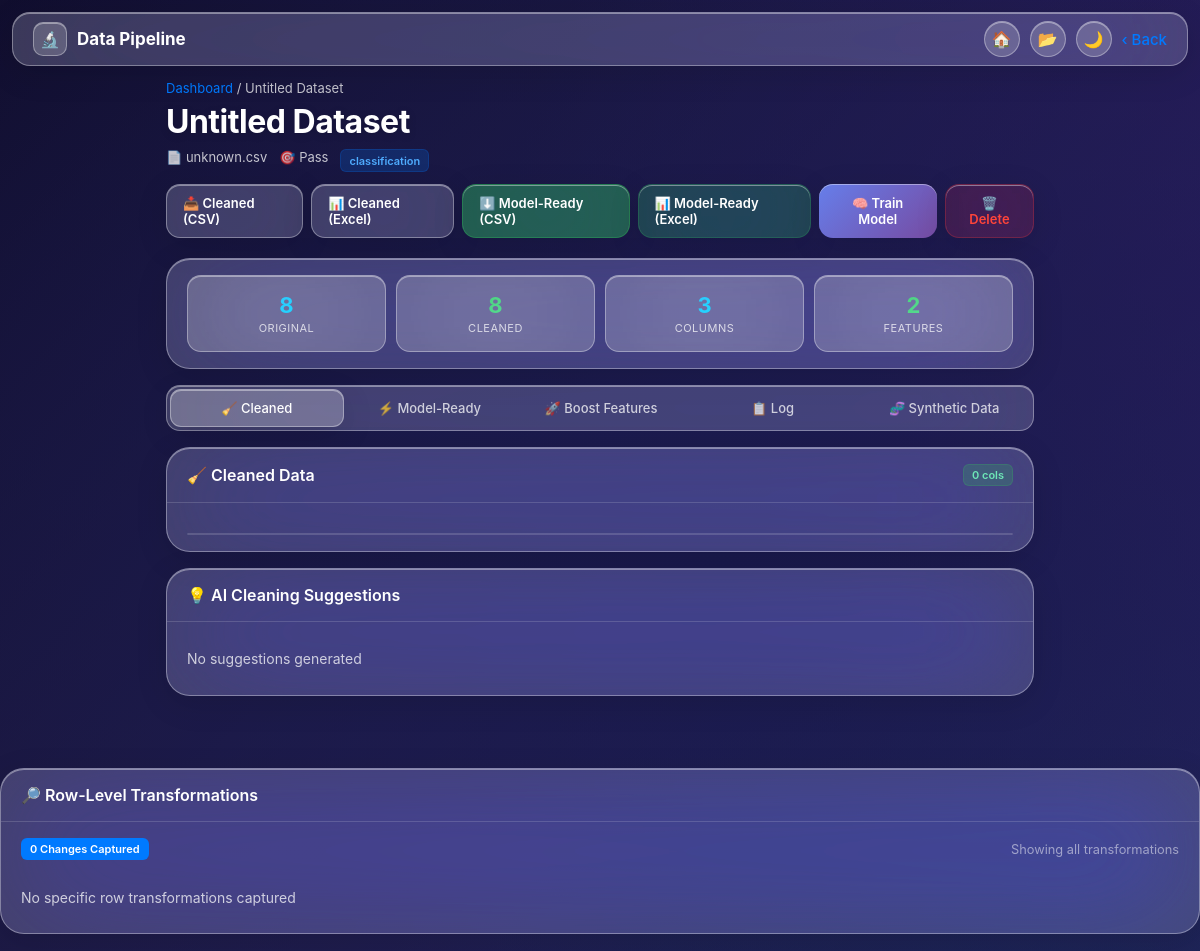
/dataset/4 (signed in), run on the app's committed database.
### app.py (models this page shows)
class Dataset(db.Model):
    id = db.Column(db.Integer, primary_key=True)
    name = db.Column(db.String(200), nullable=False)
    original_filename = db.Column(db.String(200), nullable=False)
    cleaned_path = db.Column(db.String(500))
    final_path = db.Column(db.String(500))
    original_rows = db.Column(db.Integer)
    original_cols = db.Column(db.Integer)
    cleaned_rows = db.Column(db.Integer)
    cleaned_cols = db.Column(db.Integer)
    final_rows = db.Column(db.Integer)
    final_cols = db.Column(db.Integer)
    target_column = db.Column(db.String(100))
    problem_type = db.Column(db.String(50))
    processing_log = db.Column(db.Text)
    model_path = db.Column(db.String(500))
    model_results = db.Column(db.Text)
    created_at = db.Column(db.DateTime, default=datetime.utcnow)
    user_id = db.Column(db.Integer, db.ForeignKey('user.id'), nullable=False)

### app.py (the view)
@app.route('/dataset/<int:dataset_id>')
@jwt_required
def view_dataset(dataset_id):
    _load_data_libs()
    dataset = Dataset.query.get_or_404(dataset_id)
    if dataset.user_id != g.current_user.id:
        return jsonify({'error': 'Access denied'}), 403
    cleaned_sample = []
    cleaned_columns = []
    final_sample = []
    final_columns = []
    try:
        if os.path.exists(dataset.cleaned_path):
            df_clean = pd.read_csv(dataset.cleaned_path)
            cleaned_columns = df_clean.columns.tolist()
            cleaned_sample = df_clean.head(10).replace({np.nan: None}).to_dict('records')
        if os.path.exists(dataset.final_path):
            df_final = pd.read_csv(dataset.final_path)
            final_columns = df_final.columns.tolist()
            final_sample = df_final.head(10).replace({np.nan: None}).to_dict('records')
    except Exception as e:
        print(f"Error loading dataset samples: {e}")
    other_datasets = Dataset.query.filter(
        Dataset.user_id == g.current_user.id,
        Dataset.id != dataset_id
    ).all()
    return render_template('view_dataset.html',
        dataset=dataset,
        cleaned_columns=cleaned_columns,
        cleaned_sample=cleaned_sample,
        final_columns=final_columns,
        final_sample=final_sample,
        processing_log=json.loads(dataset.processing_log) if dataset.processing_log else {},
        other_datasets=other_datasets
    )

### app.py (called while the page is built)
def _load_data_libs():
    global pd, np
    if pd is None:
        import pandas
        pd = pandas
    if np is None:
        import numpy
        np = numpy

def decode_token(token):
    try:
        payload = pyjwt.decode(token, JWT_SECRET_KEY, algorithms=[JWT_ALGORITHM])
        return payload
    except pyjwt.ExpiredSignatureError:
        return None
    except pyjwt.InvalidTokenError:
        return None

def get_current_user():
    token = None
    token = request.cookies.get('access_token')
    if not token:
        auth_header = request.headers.get('Authorization', '')
        if auth_header.startswith('Bearer '):
            token = auth_header[7:]
    if not token:
        return None
    payload = decode_token(token)
    if not payload or payload.get('type') != 'access':
        return None
    user = User.query.get(int(payload['sub']))
    return user

def jwt_required(f):
    @wraps(f)
    def decorated(*args, **kwargs):
        user = get_current_user()
        if not user:
            if request.is_json or request.headers.get('Authorization'):
                return jsonify({'error': 'Authentication required', 'code': 'TOKEN_EXPIRED'}), 401
            return redirect(url_for('login'))
        g.current_user = user
        return f(*args, **kwargs)
    return decorated

### templates/view_dataset.html (shortened to what this page needs)
<!DOCTYPE html>
<html lang="en" data-theme="dark">
<head>
</head>
<body>
    <div class="wallpaper"></div>
    <nav class="navbar">
        <a href="{{ url_for('index') }}" class="navbar-brand">
            <div class="brand-icon">🔬</div>
            <span>Data Pipeline</span>
        </a>
        <div class="navbar-actions">
            <a href="{{ url_for('index') }}"
                style="width:36px;height:36px;border-radius:50%;background:var(--glass-bg);backdrop-filter:var(--glass-blur);-webkit-backdrop-filter:var(--glass-blur);border:1px solid var(--glass-border);box-shadow:var(--glass-inner);display:flex;align-items:center;justify-content:center;font-size:1rem;text-decoration:none;transition:transform 0.15s;"
                title="Home">🏠</a>
            <a href="{{ url_for('file_manager') }}"
                style="width:36px;height:36px;border-radius:50%;background:var(--glass-bg);backdrop-filter:var(--glass-blur);-webkit-backdrop-filter:var(--glass-blur);border:1px solid var(--glass-border);box-shadow:var(--glass-inner);display:flex;align-items:center;justify-content:center;font-size:1rem;text-decoration:none;transition:transform 0.15s;"
                title="File Manager">📂</a>
            <button class="theme-btn" onclick="toggleTheme()" id="theme-icon">🌙</button>
            <a href="{{ url_for('dashboard') }}" class="btn-back">‹ Back</a>
        </div>
    </nav>
    <div class="main-content">
        <div class="page-header">
            <div class="breadcrumb">
                <a href="{{ url_for('dashboard') }}">Dashboard</a> / {{ dataset.name }}
            </div>
            <h1 class="page-title">{{ dataset.name }}</h1>
            <div class="page-meta">
                <span>📄 {{ dataset.original_filename }}</span>
                <span>🎯 {{ dataset.target_column or 'No target' }}</span>
                <span class="badge">{{ dataset.problem_type or 'N/A' }}</span>
            </div>
            <div class="btn-group">
                <a href="{{ url_for('download_dataset', dataset_id=dataset.id, file_type='cleaned') }}" class="btn">📥
                    Cleaned (CSV)</a>
                <a href="{{ url_for('download_dataset', dataset_id=dataset.id, file_type='cleaned', format='xlsx') }}"
                    class="btn">📊 Cleaned (Excel)</a>
                <a href="{{ url_for('download_dataset', dataset_id=dataset.id, file_type='final') }}"
                    class="btn btn-success">⬇️ Model-Ready (CSV)</a>
                <a href="{{ url_for('download_dataset', dataset_id=dataset.id, file_type='final', format='xlsx') }}"
                    class="btn btn-success"
                    style="background:rgba(52, 199, 89, 0.25); border-color:rgba(52, 199, 89, 0.2);">📊 Model-Ready
                    (Excel)</a>
                <button class="btn" id="train-btn" onclick="trainModel()"
                    style="background:linear-gradient(135deg,#667eea,#764ba2);border:none;cursor:pointer;">🧠 Train
                    Model</button>
                <button class="btn" onclick="triggerDelete({{ dataset.id }}, this)"
                    style="background:rgba(255,59,48,0.15);color:#ff453a;border:1px solid rgba(255,59,48,0.25);">🗑️
                    Delete</button>
            </div>
        </div>
        <div class="glass-card">
            <div class="card-body">
                <div class="stats-row">
                    <div class="stat-item">
                        <div class="stat-value">{{ dataset.original_rows | default(0) }}</div>
                        <div class="stat-label">Original</div>
                    </div>
                    <div class="stat-item">
                        <div class="stat-value green">{{ dataset.cleaned_rows | default(0) }}</div>
                        <div class="stat-label">Cleaned</div>
                    </div>
                    <div class="stat-item">
                        <div class="stat-value">{{ dataset.original_cols | default(0) }}</div>
                        <div class="stat-label">Columns</div>
                    </div>
                    <div class="stat-item">
                        <div class="stat-value green">{{ dataset.final_cols | default(0) }}</div>
                        <div class="stat-label">Features</div>
                    </div>
                </div>
            </div>
        </div>
        <div class="tab-bar">
            <button class="tab active" onclick="showTab('cleaned')">🧹 Cleaned</button>
            <button class="tab" onclick="showTab('final')">⚡ Model-Ready</button>
            <button class="tab" id="evolve-tab-btn" onclick="showTab('evolve')">🚀 Boost Features</button>
            <button class="tab" onclick="showTab('ops')">📋 Log</button>
            <button class="tab" id="synth-tab-btn" onclick="showTab('synth')">🧬 Synthetic Data</button>
        </div>
        <div id="tab-cleaned" class="tab-content active">
            <div class="glass-card">
                <div class="card-header">
                    <h2>🧹 Cleaned Data</h2>
                    <span class="badge green">{{ cleaned_columns | length }} cols</span>
                </div>
                <div class="card-body">
                    <div class="table-wrap scroll-container">
                    </div>
                </div>
            </div>
        </div>
        <div class="glass-card">
            <div class="card-header">
                <h2>💡 AI Cleaning Suggestions</h2>
            </div>
            <div class="card-body">
                <ul class="ops-list">
                    {% for s in processing_log.get('suggestions', []) %}
                    <li>
                        <div style="width:100%">
                            <div style="display:flex;justify-content:space-between;margin-bottom:0.2rem;">
                                <strong>{{ s.column }}</strong>
                                <span style="color:var(--accent);font-size:0.75rem;">{{ s.action }}</span>
                            </div>
                            <div style="font-size:0.8rem;color:var(--text-secondary);">
                                Found: {{ s.issue }} · <em>{{ s.reason }}</em>
                            </div>
                        </div>
                    </li>
                    {% else %}
                    <li class="muted">No suggestions generated</li>
                    {% endfor %}
                </ul>
            </div>
        </div>
    </div>
    <div class="glass-card" style="margin-top:1.5rem;">
        <div class="card-header" style="display:flex; justify-content:space-between; align-items:center;">
            <h2>🔎 Row-Level Transformations</h2>
        </div>
        <div class="card-body">
            {% set changes = processing_log.get('row_changes', []) %}
            <div style="display:flex; justify-content:space-between; align-items:center; margin-bottom:1rem;">
                <span class="badge" style="background:var(--accent); color:white;">{{ changes|length }} Changes
                    Captured</span>
                <span style="font-size:0.8rem; color:var(--text-tertiary);">Showing all transformations</span>
            </div>
            <div class="custom-scrollbar" style="max-height: 400px; overflow-y: auto; padding-right: 0.5rem;">
                <ul class="ops-list">
                    {% for c in changes %}
                    <li>
                        <div style="width:100%; display:flex; align-items:center; justify-content:space-between;">
                            <div style="display:flex; align-items:center; gap:0.8rem;">
                                <div
                                    style="background:rgba(255,255,255,0.1); padding:0.2rem 0.5rem; border-radius:4px; font-size:0.7rem; color:var(--text-tertiary); min-width: 60px; text-align:center;">
                                    Row {{ c.index }}
                                </div>
                                <div>
                                    <div style="font-weight:600; font-size:0.9rem;">{{ c.column }}</div>
                                    <div style="font-size:0.75rem; color:var(--text-secondary);">
                                        Reason: {{ c.reason }}
                                    </div>
                                </div>
                            </div>
                            <div style="text-align:right;">
                                <div
                                    style="display:flex; align-items:center; gap:0.5rem; font-size:0.85rem; justify-content: flex-end;">
                                    <span
                                        style="color:#ff6b6b; text-decoration:line-through; opacity:0.8; max-width: 150px; overflow:hidden; text-overflow:ellipsis; white-space:nowrap;"
                                        title="{{ c.old_value }}">{{ c.old_value }}</span>
                                    <span style="color:var(--text-tertiary);">→</span>
                                    <span
                                        style="color:var(--success); font-weight:600; max-width: 150px; overflow:hidden; text-overflow:ellipsis; white-space:nowrap;"
                                        title="{{ c.new_value }}">{{ c.new_value }}</span>
                                </div>
                                <div style="font-size:0.7rem; color:var(--accent); margin-top:2px;">
                                    {{ c.operation }}
                                </div>
                            </div>
                        </div>
                    </li>
                    {% else %}
                    <li class="muted">No specific row transformations captured</li>
                    {% endfor %}
                </ul>
            </div>
        </div>
    </div>
</body>
</html>

### data on the page
Dataset: name "Untitled Dataset", original_filename "unknown.csv", target_column "Pass", problem_type "classification", original_rows "8", cleaned_rows "8", original_cols "3", final_cols "2"

### other printed values
{{ cleaned_columns | length }} "0"
{{ changes|length }} "0"
